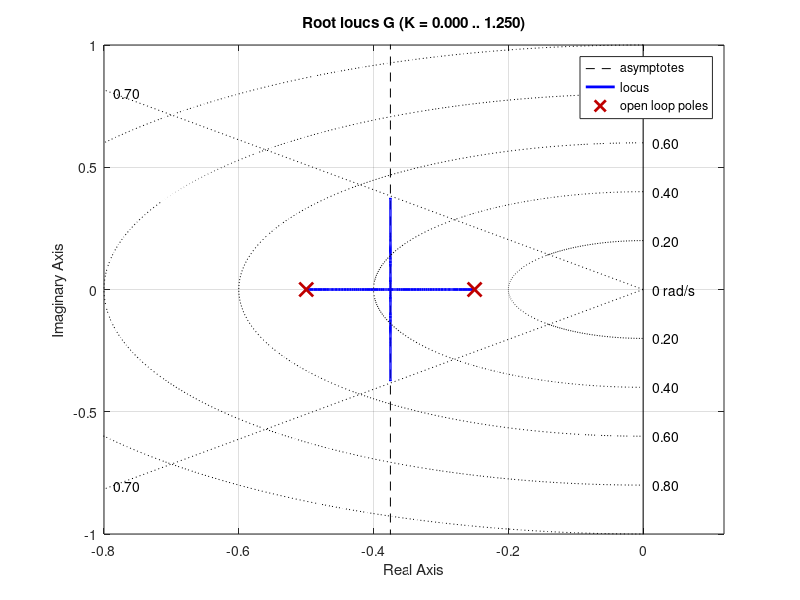

Write MATLAB code to recreate this figure. (Note: this script raises an error after producing the figure.)
%% Ch.4 — Example 4.7 in code
% Process Dynamics and Control, SeoulTech — slide 36
% https://seoultechpse.github.io/ProCon/ch4/ch4_stability.html#/6/3
% Requires: Control System Toolbox

clear; close all; clc

G = tf(1, conv([2 1],[4 1]));
rlocus(G); axis([-0.8 0 -1 1]); sgrid(0.7, 0.2:0.2:1)   % wn > 0
zeta = 0.7;
Kc = 9/(8*zeta^2) - 1                 % exact: 1.296  (rlocfind click: ~1.23)
pole(feedback(Kc*G,1))
stepinfo(feedback(Kc*G,1))
